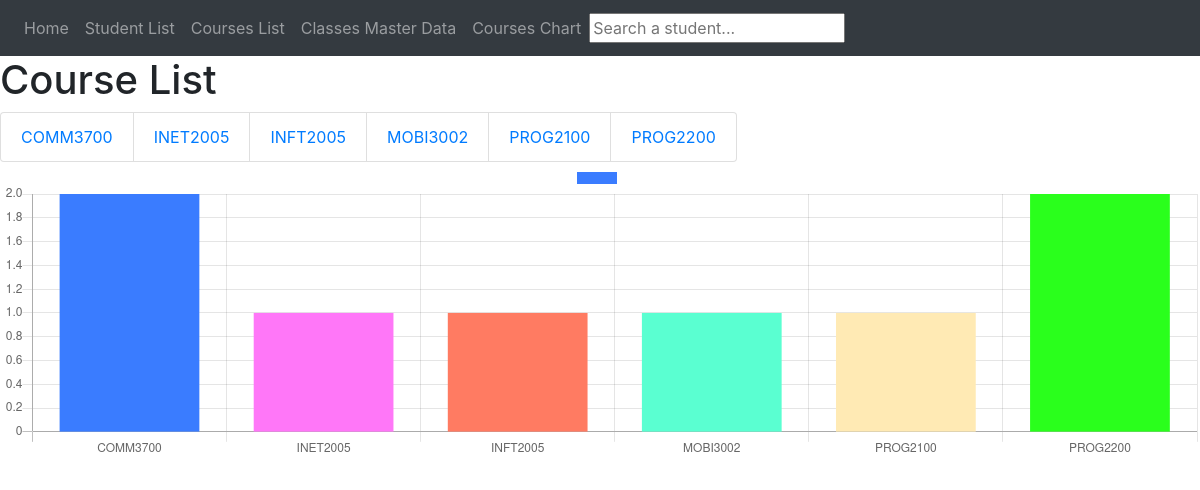
Page /classschedule/classes_list on the committed database.
### classschedule/models.py (models this page shows, shortened)
class Courses(models.Model):
    course_name = models.CharField(max_length=50)
    course_description = models.CharField(max_length=200)
    Time = models.ManyToManyField(CourseTime)
    class Meta:
        ordering = ('course_name',)

### classschedule/views.py (the view)
# urls.py: path('classes_list', views.ClassListView.as_view(), name='class_list'),
class ClassListView(generic.ListView):
    model = Courses
    context_object_name = 'course_list'
    template_name = 'classschedule/classes_list.html'
    def get_queryset(self):
        student_query = Students.objects.values('enrolled_classes').annotate(num_classes=Count('enrolled_classes'))
        course_query = Courses.objects.all()
        queries = [student_query, course_query]
        return queries

### classschedule/templates/classschedule/classes_list.html (shortened to what this page needs)
{% extends 'classschedule/indexmain.html' %}
{% block content1 %}
    <h1>Course List</h1>
    <ul class="list-group list-group-horizontal">
    {% for course in object_list.1 %}
        <li class="list-group-item"><a href="{% url 'classschedule:Class_detail' course.id %}">{{ course.course_name }}</a></li>
    {% endfor %}
    </ul>
{% endblock %}
{% block content7 %}
<canvas id="myChart" width="400" height="100"></canvas>
<script>
    var ctx = document.getElementById('myChart').getContext('2d');
var myChart = new Chart(ctx, {
    type: 'bar',
    data: {
        labels: [{% for course in object_list.1 %} "{{ course.course_name }}", {% endfor %}],
        datasets: [{
            label: '',
            data: [{% for student in object_list.0 %} {{ student.num_classes }}, {% endfor %}],
            backgroundColor: [
                'rgb(58,124,255)',
                'rgb(255,119,248)',
                'rgb(255,123,98)',
                'rgb(90,255,209)',
                'rgb(255,234,180)',
                'rgb(42,255,28)',
            ],
        }]
    },
    options: {
        scales: {
            yAxes: [{
                ticks: {
                    beginAtZero: true
                }
            }]
        }
    }
});
</script>
{% endblock %}

### rows in the picture
Courses: course_name "COMM3700"
Courses: course_name "INET2005"
Courses: course_name "INFT2005"
Courses: course_name "MOBI3002"
Courses: course_name "PROG2100"
Courses: course_name "PROG2200"

### other values in the picture
chart data {{ course.course_name }} COMM3700, INET2005, INFT2005, MOBI3002, PROG2100, PROG2200
chart data {{ student.num_classes }} 2, 1, 1, 1, 1, 2
